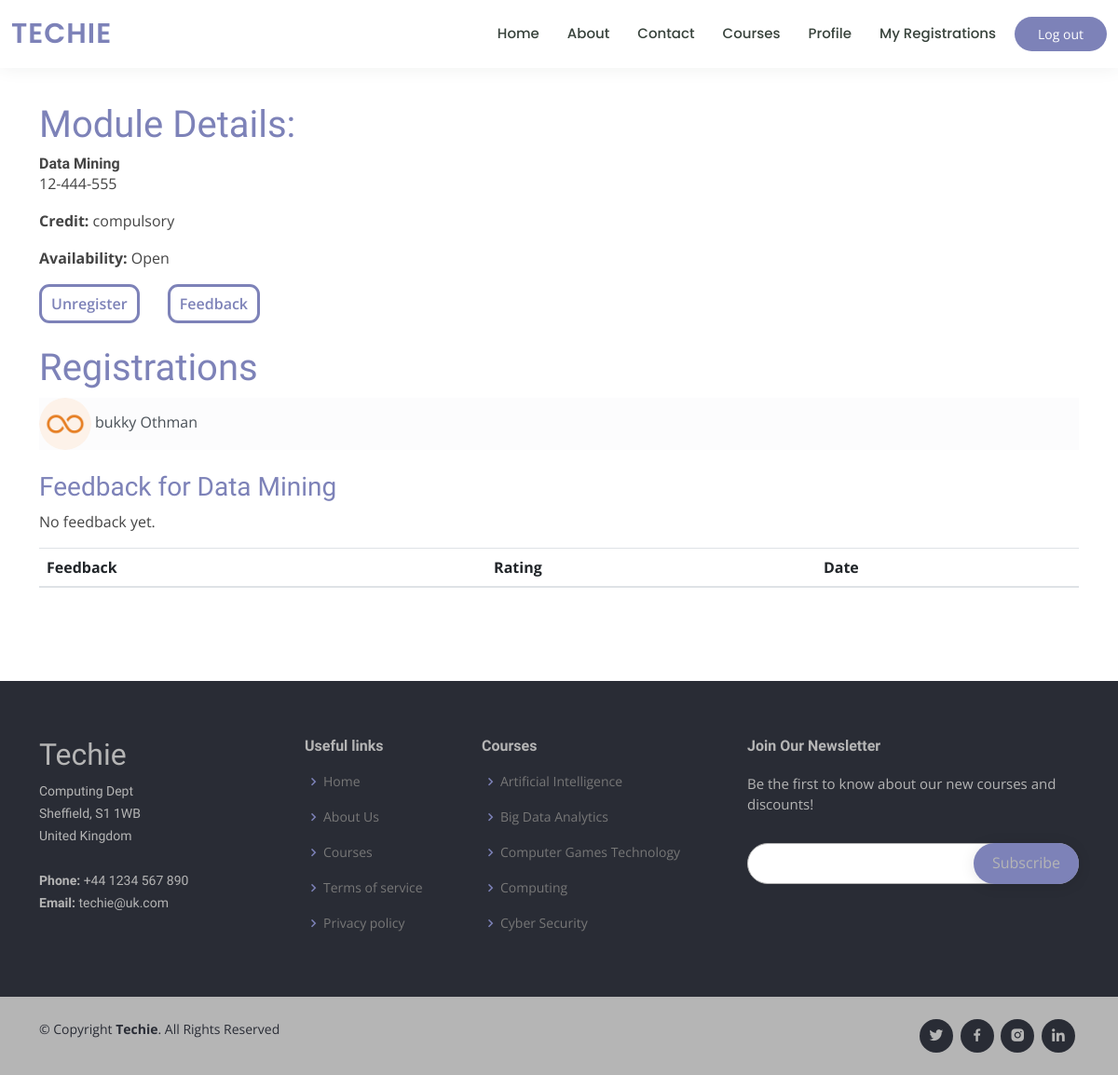
The page /module/12-444-555 (signed in) on the database as committed earlier.
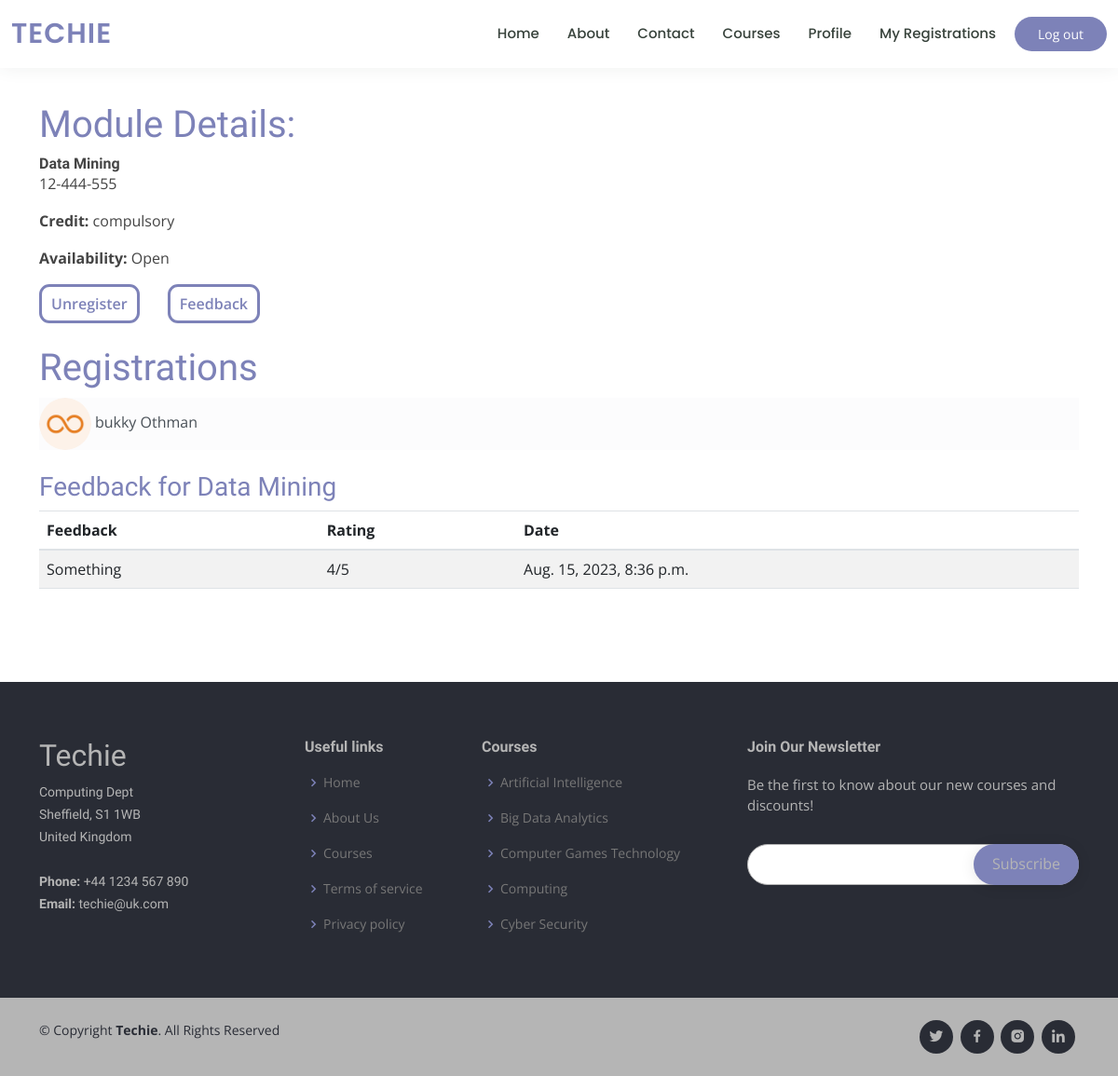
The same page on the database as committed later.
### studentreg/models.py (models this page shows, shortened)
class Student(models.Model):
    GENDER_CHOICES = (
        ("male", "Male"),
        ("female", "Female"),
        ("other", "Other"),
    )
    user = models.OneToOneField(User, on_delete=models.CASCADE)  # User associated with the student
    date_of_birth = models.DateField(null=True, blank=True)     # Date of birth of the student
    address = models.CharField(max_length=100, null=True, blank=True)  # Address of the student
    city = models.CharField(max_length=50, null=True, blank=True)      # City of residence
    country = models.CharField(max_length=50, null=True, blank=True)   # Country of residence
    gender = models.CharField(max_length=10, choices=GENDER_CHOICES, default="other")  # Gender of the student
    photo = models.ImageField(upload_to="student_photos/", default="default.jpg")  # Student's photo
    course = models.ForeignKey(Group, on_delete=models.CASCADE, blank=True, null=True)  # Course associated with the student
    def registered_on_module(self, module):
        return self.student_registrations.filter(module=module).exists()

class ModuleFeedback(models.Model):
    module = models.ForeignKey(Module, on_delete=models.CASCADE)
    student = models.ForeignKey(Student, on_delete=models.CASCADE)
    feedback_text = models.TextField()
    rating = models.PositiveIntegerField(default=5)  # Rating on a scale of 1 to 5
    date_submitted = models.DateTimeField(auto_now_add=True)

### studentreg/views.py (the view)
# urls.py: path("module/<str:code>", views.module_detail, name="module_detail"),
def module_detail(request, code):
    student = None
    if request.user.is_authenticated and not request.user.is_staff:
        student = request.user.student
    module = get_object_or_404(Module, code=code)
    feedback = module.modulefeedback_set.all()  # Retrieve all feedback for the module
    context = {
        "title": "Modules",
        "registrations": module.module_registrations,
        "module": module,
        "feedback": feedback
        }
    if student:
        context["has_registered"]=student.registered_on_module(module)
    return render(request, "studentreg/module_detail.html", context)

### studentreg/models.py (called while the page is built)
    @property
    def module_registrations(self):
        return [
            {"student": registration.student, "date": registration.date_of_registration}
            for registration in self.registrations.all()
        ]

### studentreg/templates/studentreg/module_detail.html (shortened to what this page needs)
{% extends "studentreg/base.html" %} {% load static %} {% block content %}
<main class="container-fluid">
  <section class="container">
    <h1 class="color">Module Details:</h1>
    <h6 class="card-title">
      <strong>{{module.name}}</strong>
    </h6>
    <p class="card-text">{{module.code}}</p>
    <p class="card-text"><strong>Credit:</strong> {{module.category}}</p>
    <p class="card-text">
      <strong>Availability:</strong>{% if module.availability %} Open {% else %}
      Closed {% endif %}
    </p>
    <div class="reg">
      {% if has_registered %}
      <a
        href="{% url 'studentreg:module_unregister' module.code %}"
        class="regBtn"
        >Unregister
      </a>
      <a
        href="{% url 'studentreg:module_feedback' module.code %}"
        class="regBtn"
        >Feedback
      </a>
      {% else %}
      <a
        href="{% url 'studentreg:module_register' module.code %}"
        class="regBtn"
        >Register
      </a>
      {% endif %}
    </div>
    <h1 class="color mt-4">Registrations</h1>
    {% if user.is_authenticated %} {%for registration in registrations %}
    <li class="list-group-item list-group-item-light">
      <img
        class="rounded-circle article-img"
        src="{{registration.student.photo.url}}"
      />
      <span class="article-content"
        >{{registration.student.user.first_name}}
        {{registration.student.user.last_name}}
      </span>
    </li>
    {% empty %}
    <p>No student registered</p>
    {% endfor%} {%endif%}
    <h3 class="color mt-4">Feedback for {{ module.name }}</h3>
    <table class="table table-striped mb">
      <thead>
        <tr>
          <th>Feedback</th>
          <th>Rating</th>
          <th>Date</th>
        </tr>
      </thead>
      {% for fb in feedback %}
      <tbody
      <tr>
        <td>{{ fb.feedback_text }}</td>
        <td>{{ fb.rating }}/5</td>
        <td>{{ fb.date_submitted }}</td>
    {% empty %}
    <p>No feedback yet.</p>
    {% endfor %}
    </tbody>
  </table>
  </section>
</main>
{% endblock %}

Rows that differ between the two databases and show on the page:
added ModuleFeedback: feedback_text "Something", rating "4", date_submitted "Aug. 15, 2023, 8:36 p.m."
Other text that changed with them:
text no longer shown: "No feedback yet."
